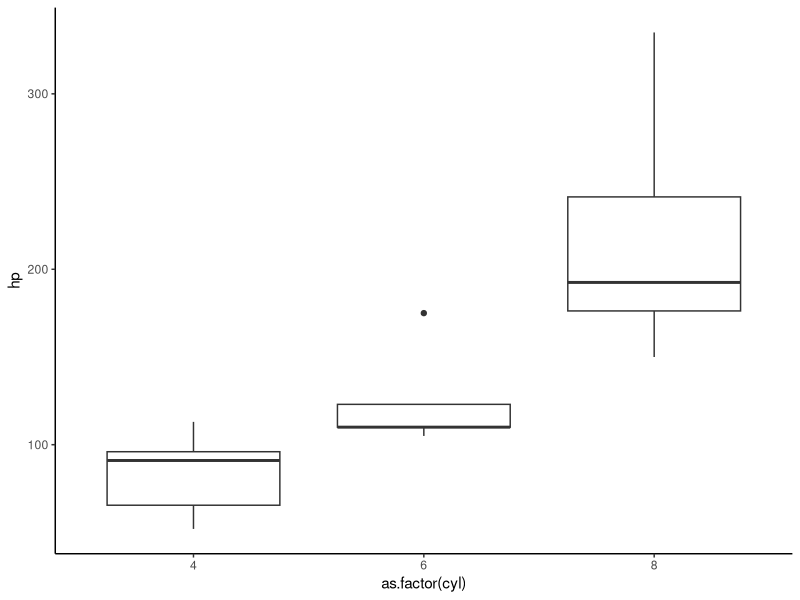
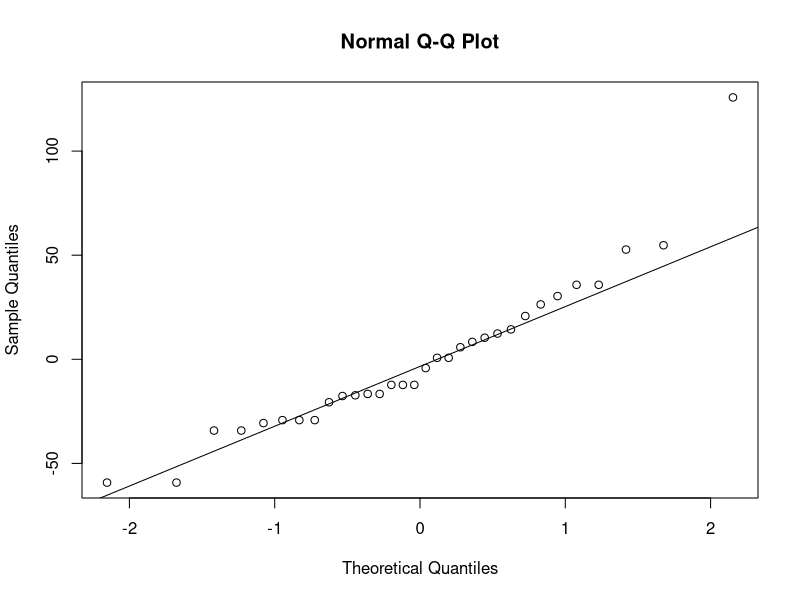
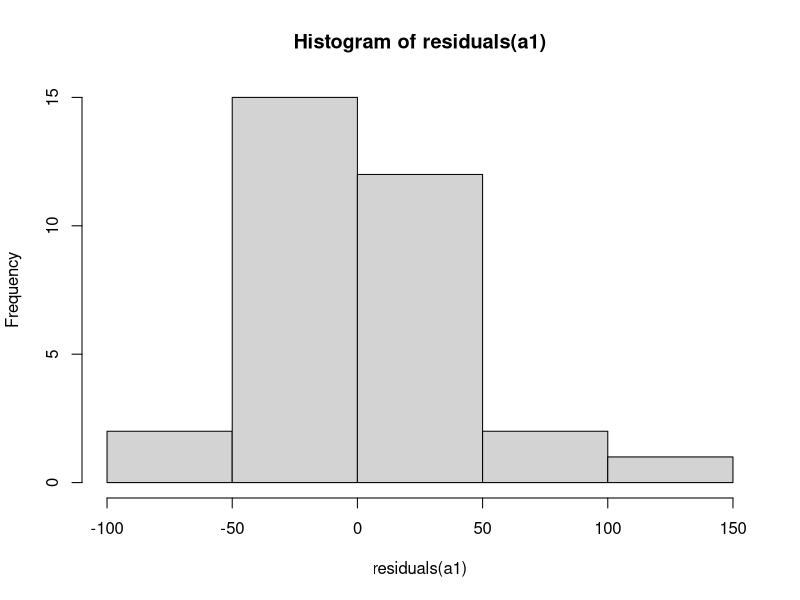
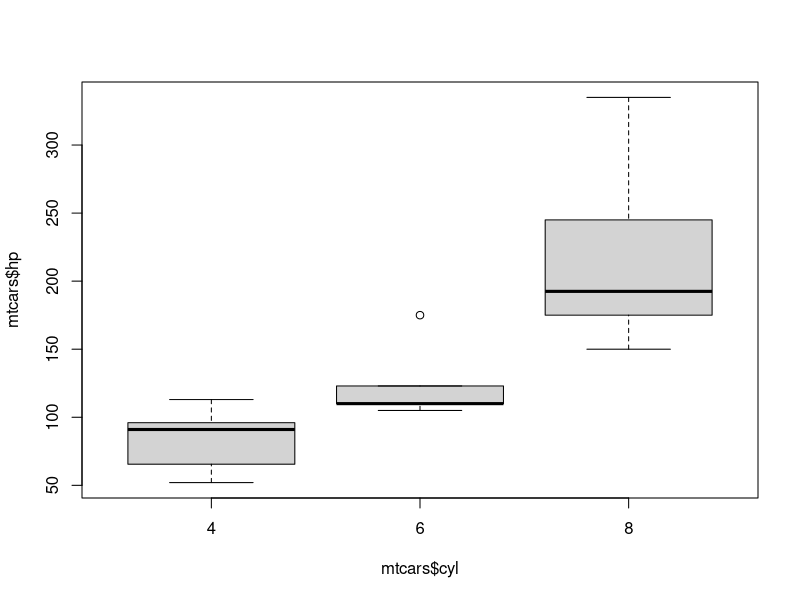
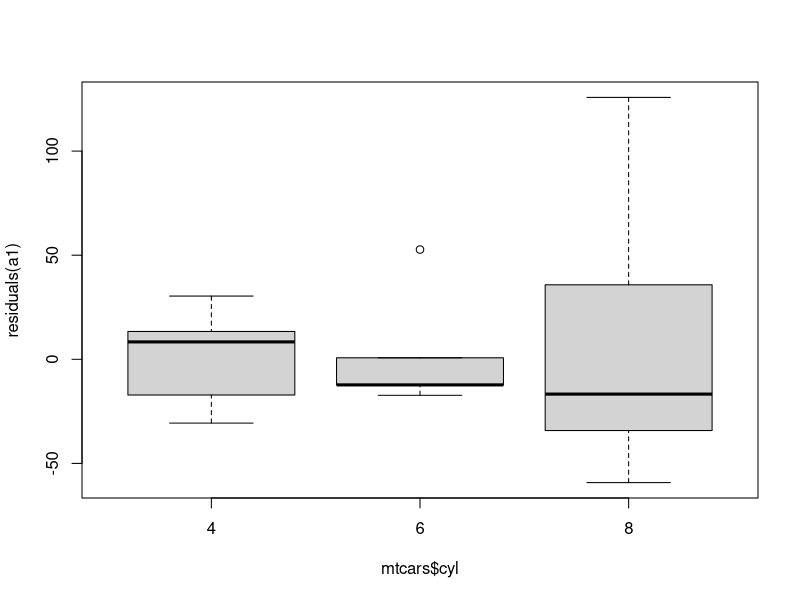
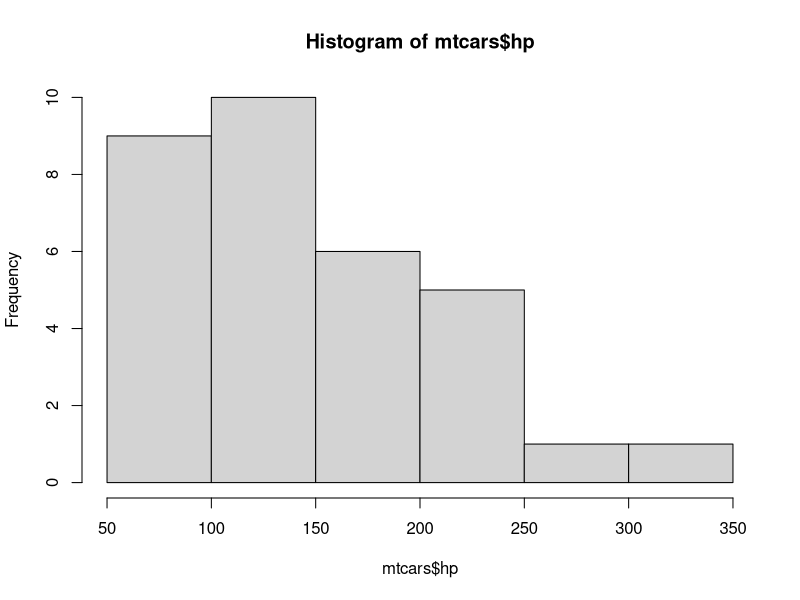
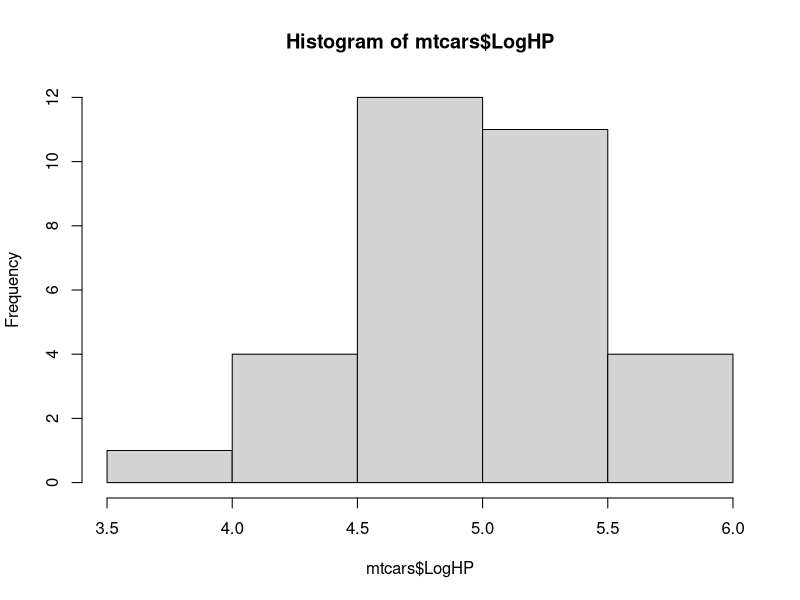
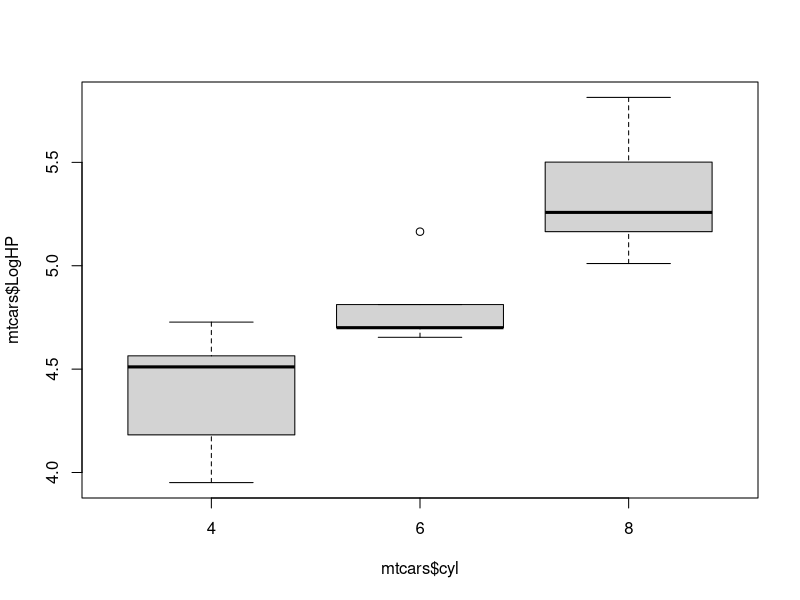

Source code (R) for these figures, in order:
## ---- chunk 1
data(mtcars)
## ---- chunk 2
library(ggplot2)
ggplot(data = mtcars,mapping = aes(x=as.factor(cyl),y=hp)) + geom_boxplot() + theme_classic()
## ---- chunk 3
grand.mean <- mean(mtcars$hp)
grand.mean
## ---- chunk 4
group.means <- tapply(X = mtcars$hp,INDEX = mtcars$cyl,FUN = mean)
group.means
## ---- chunk 5
mtcars$group.means <- group.means[match(mtcars$cyl,names(group.means))]
head(mtcars)
## ---- chunk 6
mtcars$SquDevTotal <- (mtcars$hp - grand.mean)^2
sst <- sum(mtcars$SquDevTotal)
sst
## ---- chunk 7
mtcars$SquDevBetween <- (mtcars$group.means - grand.mean)^2
ssb <- sum(mtcars$SquDevBetween)
ssb
## ---- chunk 8
mtcars$SquDevWithin <- (mtcars$hp - mtcars$group.means)^2
ssw <- sum(mtcars$SquDevWithin)
ssw
## ---- chunk 9
N = nrow(mtcars)
K = length(unique(mtcars$cyl))
df.total <- N - 1
df.between <- K - 1
df.within <- N - K
df.total
df.between
df.within
## ---- chunk 10
sst == ssb + ssw
df.total == df.between + df.within
## ---- chunk 11
msb <- ssb/df.between
msw <- ssw/df.within
msb
msw
## ---- chunk 12
f <- msb/msw
f
## ---- chunk 13
P <- pf(q = f,df1 = df.between,df2 = df.within,lower.tail = FALSE)
P
## ---- chunk 14
mtcars$cyl <- factor(mtcars$cyl)
## ---- chunk 15
a1 <- aov(mtcars$hp~mtcars$cyl)
summary(a1)
## ---- chunk 16
a1$coefficients
## ---- chunk 17
# The qqnorm function creates the basic Q-Q plot, while the Q-Q line adds the diagonal line
# along which we expect points to full if there is a normal distribution of residuals
qqnorm(residuals(a1))
qqline(residuals(a1))
hist(residuals(a1))
## ---- chunk 18
boxplot(mtcars$hp~mtcars$cyl)
## ---- chunk 19
boxplot(residuals(a1)~mtcars$cyl)
## ---- chunk 20
hist(mtcars$hp)
## ---- chunk 21
mtcars$LogHP <- log(mtcars$hp)
hist(mtcars$LogHP)
## ---- chunk 22
boxplot(mtcars$LogHP~mtcars$cyl)
## ---- chunk 23
a2 <- aov(mtcars$LogHP~mtcars$cyl)
summary(a2)
## ---- chunk 24
qqnorm(residuals(a2)); qqline(residuals(a2))
hist(residuals(a2))
boxplot(residuals(a2)~mtcars$cyl)
